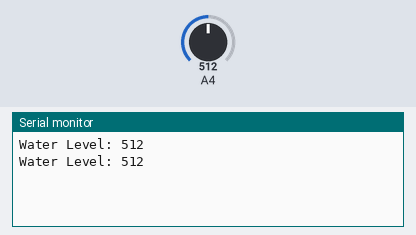
The sketch below on a simulated Arduino Mega 2560, built with avr-gcc and run on an emulated ATmega2560. Shown: the last lines printed to the serial monitor. The test bench sets the inputs (shaded band); at power-on: A4 = 512.

Above: at 3.8 s.
3.9 s: A4 set to 716
At 7.0 s:
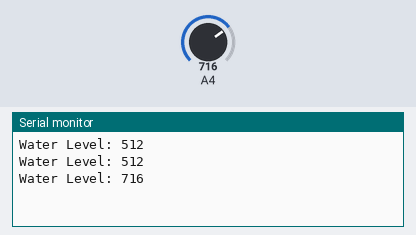
7.8 s: A4 set to 900
At 10.4 s:
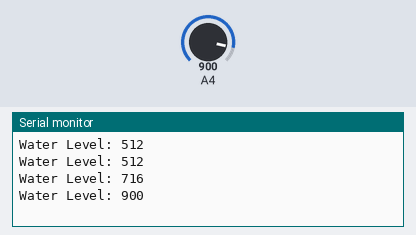
Timing chart, 0 to 11.9 s (numbered marks = the images above; inputs shaded):
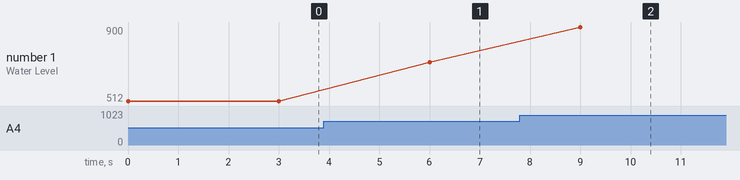

Measured:
- after the input at 3.9 s, the serial monitor: prints a new line after 2.1 s (image 1)
- after the input at 7.8 s, the serial monitor: prints a new line after 1.2 s (image 2)
- plotted number 1: 512 → 716 after the input at 3.9 s, 716 → 900 after the input at 7.8 s

The sketch:

TestingWaterLevelSensor.ino
```cpp
// Water level sensor
const int waterLevelPin = 36; // Pin connected to water level sensor

void setup() {
  Serial.begin(115200); // Initialize serial communication for debugging
}

void loop() {
  // Read water level
  int waterLevel = analogRead(waterLevelPin);

  // Print water level value
  Serial.print("Water Level: ");
  Serial.println(waterLevel);

  delay(3000); // Delay between readings
}
```
